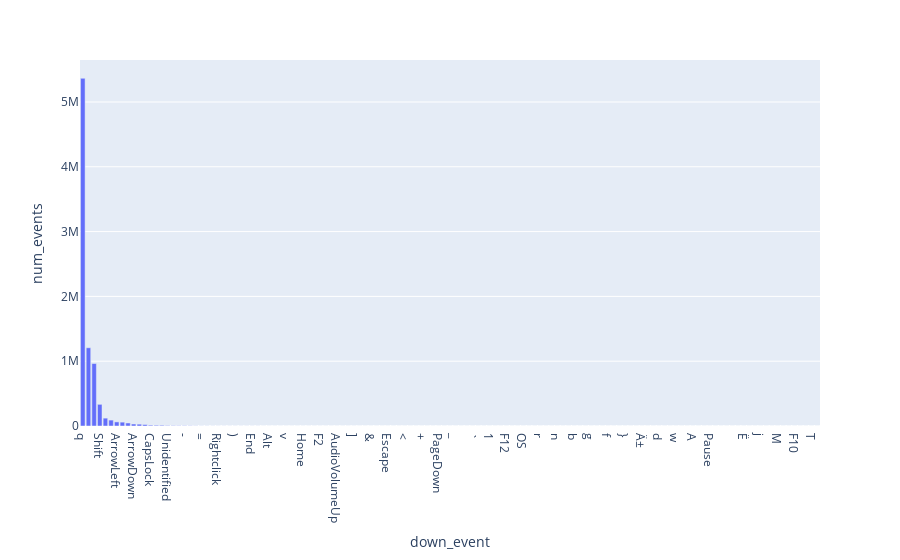

Write notebook code for a chart like this one.
### Code cell
fig = px.bar(
    df_train.down_event.value_counts()
    .reset_index()
    .rename(columns={"count": "num_events"}),
    x="down_event",
    y="num_events",
)
fig.show()

### Figure 1 — Plotly figure (JSON) as saved in the notebook; plotly's stock layout.template omitted (floating-point values rounded to 4 significant figures; data arrays with more than 128 entries replaced by an {"elided": "..."} marker saying what was removed)
{"data": [{"alignmentgroup": "True", "hovertemplate": "down_event=%{x}<br>num_events=%{y}<extra></extra>", "legendgroup": "", "marker": {"color": "#636efa", "pattern": {"shape": ""}}, "name": "", "offsetgroup": "", "orientation": "v", "showlegend": false, "textposition": "auto", "type": "bar", "x": {"elided": "131 str values"}, "xaxis": "x", "y": {"elided": "131 int values"}, "yaxis": "y"}], "layout": {"autosize": true, "barmode": "relative", "legend": {"tracegroupgap": 0}, "margin": {"t": 60}, "xaxis": {"anchor": "y", "autorange": true, "domain": [0, 1], "range": [-0.5, 130.5], "title": {"text": "down_event"}, "type": "category"}, "yaxis": {"anchor": "x", "autorange": true, "domain": [0, 1], "range": [0, 5648000.0], "title": {"text": "num_events"}, "type": "linear"}}}
